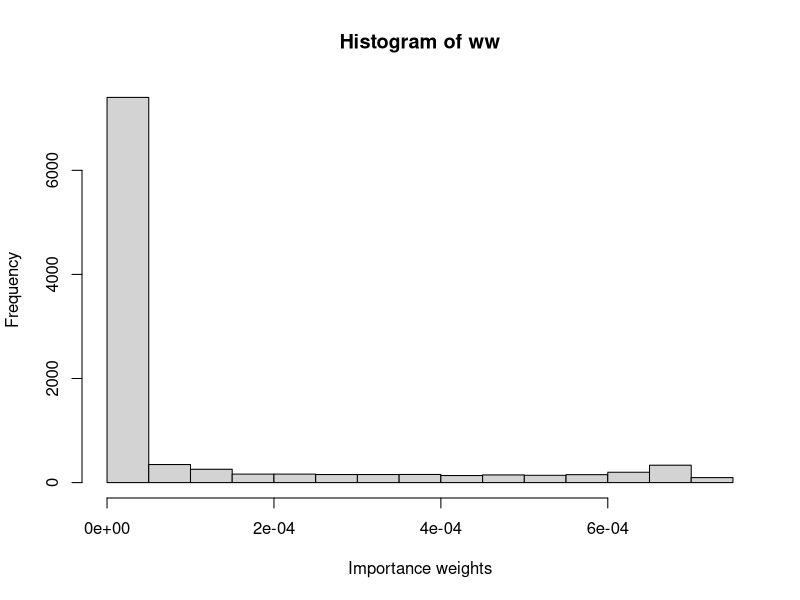
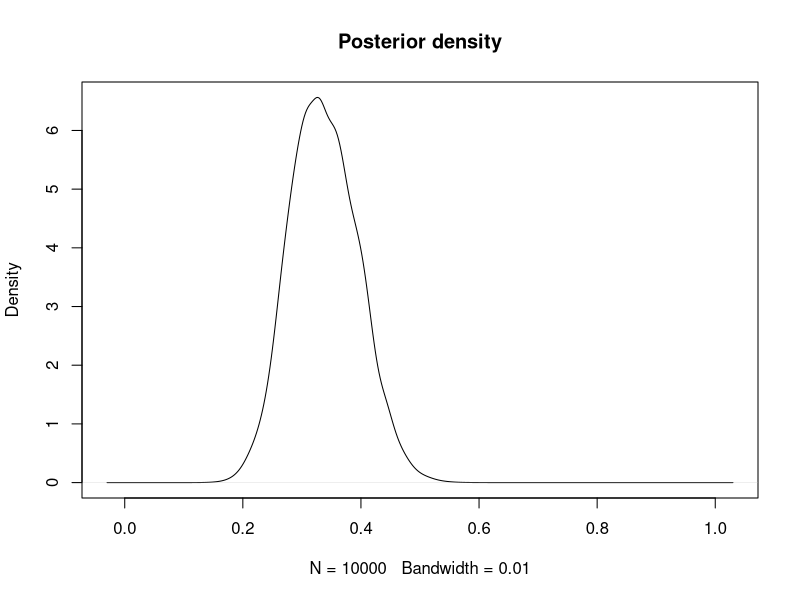
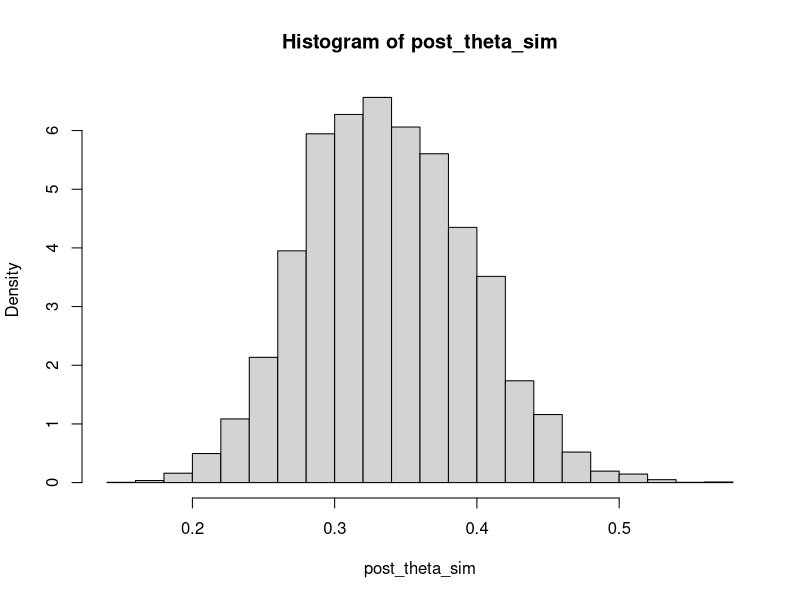
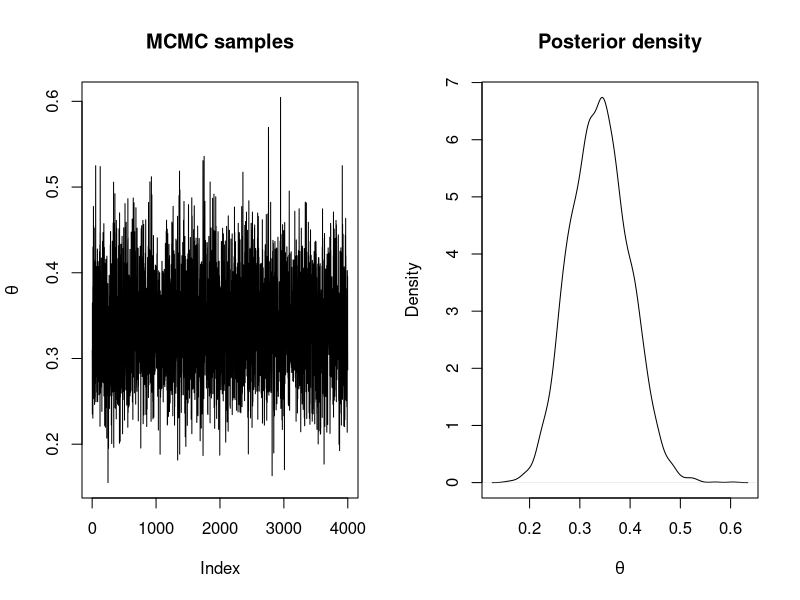
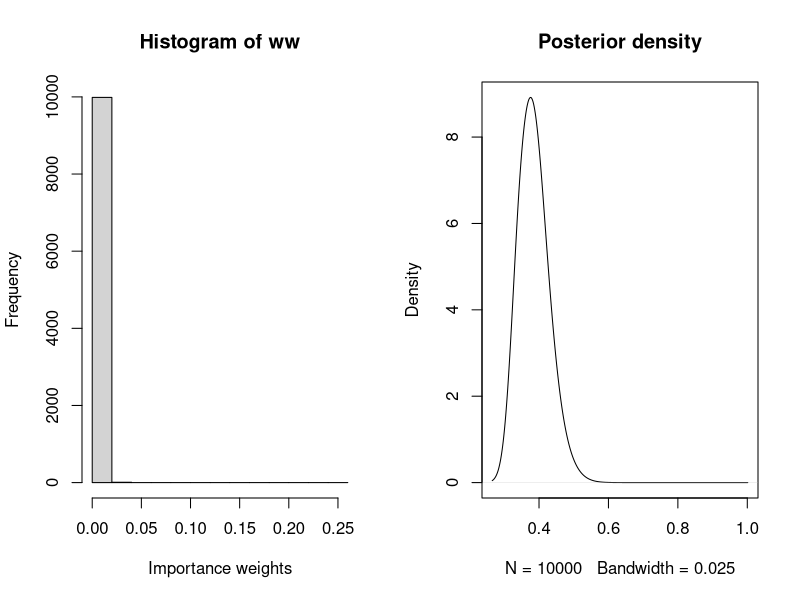
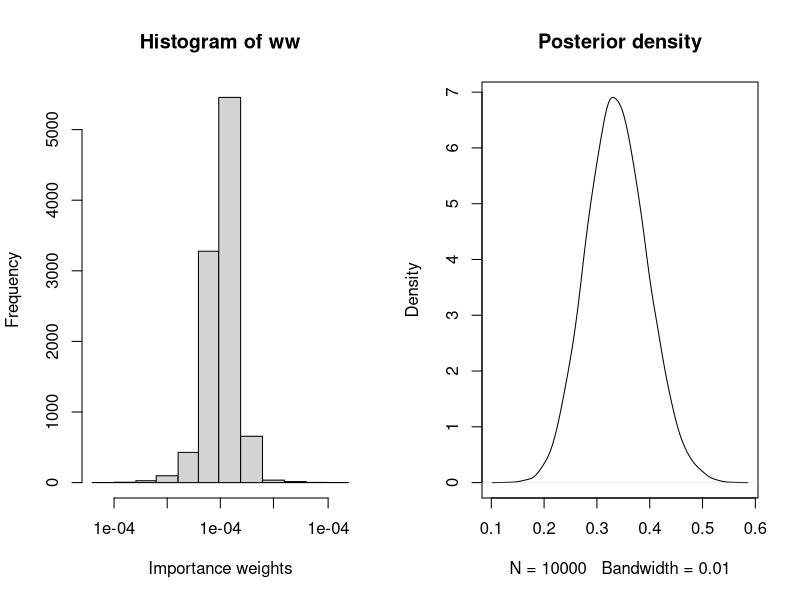
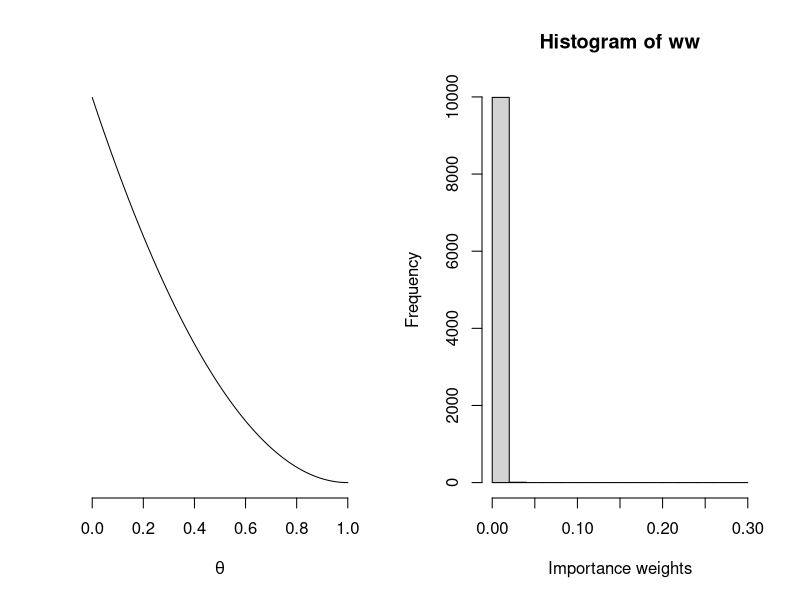
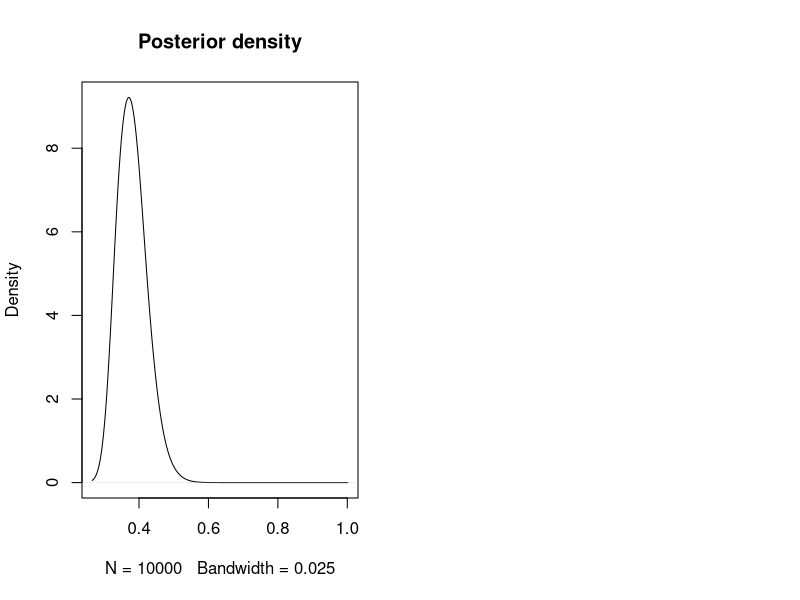

Here is the R script that generated these plots, in order:
## ---- chunk 1
mmdata <- data.frame(MMs = c(20, 22, 24), red = c(5, 8, 9))
## ---- chunk 2
n_simulations <- 10000
set.seed(12)
theta_sim <- runif(n_simulations)
## ---- chunk 3
# Log-Likelihood (for each value of theta_sim)
loglik_binom <- sapply(theta_sim, function(theta) {
  sum(dbinom(mmdata$red, mmdata$MMs, theta, log = TRUE))
})

# Log-weights: log-lik + log-prior - log-proposal_distribution
log_ww <- loglik_binom + dbeta(theta_sim, 1, 1, log = TRUE) - log(1)

# Re-scale weights to sum up to one
log_ww <- log_ww - max(log_ww)
ww <- exp(log_ww)
ww <- ww / sum(ww)

## ---- chunk 4
hist(ww, xlab = "Importance weights")
## ---- chunk 5
# Posterior mean
post_mean <- sum(theta_sim * ww)
post_mean 

# Posterior variance
post_var <- sum(theta_sim^2 * ww)- post_mean^2
post_var
## ---- chunk 6
plot(density(theta_sim, weights = ww, bw = 0.01),
     main = "Posterior density")
## ---- chunk 7
post_theta_sim <- sample(theta_sim, prob = ww, replace = TRUE)
hist(post_theta_sim, freq = FALSE)
## ---- chunk 8
# Proposal distribution: sampling
rq <- function() {
  runif(1)
}

# Proposal distribution: log-density
logdq <- function(x) {
  dunif(x, log = TRUE)
}

# Prior distribution: Beta(1, 1), log-density
logprior <- function(theta) {
  dbeta(theta, 1, 1, log = TRUE)
}

# Log-Likelihood
loglik <- function(y, theta, N) {
   res <- sum(dbinom(y, N, theta, log = TRUE)) 
}
## ---- chunk 9
# Number of iterations
n.iter <- 40500

# Simulations of the parameter
theta <- rep(NA, n.iter)

# Initial value
theta[1] <- 0.5

# Data
y <- mmdata$red
N <- mmdata$MMs

for(i in 2:n.iter) {
  new.theta <- rq()

  # Log-Acceptance probability
  logacc.prob <- loglik(y, new.theta, N) + logprior(new.theta) + logdq(theta[i - 1])
  logacc.prob <- logacc.prob - loglik(y, theta[i - 1], N) - logprior(theta[i - 1]) - 
    logdq(new.theta)
  logacc.prob <- min(0, logacc.prob) # Note that 0 = log(1)

  if(log(runif(1)) < logacc.prob) {
    # Accept
    theta[i] <- new.theta
  } else {
    # Reject
    theta[i] <- theta[i - 1]
  }
}
## ---- chunk 10
# Remove burn-in
theta <- theta[-c(1:500)]

# Thinning
theta <- theta[seq(1, length(theta), by = 10)]

# Summary statistics
summary(theta)

par(mfrow = c(1, 2))
plot(theta, type = "l", main = "MCMC samples", ylab = expression(theta))
plot(density(theta), main = "Posterior density", xlab = expression(theta))
## ---- chunk 11
    ESS <- function(ww){
      (sum(ww)^2)/sum(ww^2)
    }
    ESS(ww)
    n_simulations
## ---- chunk 12
    n_simulations <- 10000
    set.seed(12)
    theta_sim <- rbeta(n_simulations, 20, 10)
    loglik_binom <- sapply(theta_sim, function(theta) {
      sum(dbinom(mmdata$red, mmdata$MMs, theta, log = TRUE))
    })
    log_ww <- loglik_binom + dbeta(theta_sim, 1, 1, log = TRUE) - dbeta(theta_sim, 20, 10, log = TRUE)
    log_ww <- log_ww - max(log_ww)
    ww <- exp(log_ww)
    ww <- ww / sum(ww)
## ---- chunk 13
    hist(ww, xlab = "Importance weights")
## ---- chunk 14
    (post_mean <- sum(theta_sim * ww))
    (post_var <- sum(theta_sim^2 * ww)- post_mean^2)
## ---- chunk 15
    plot(density(theta_sim, weights = ww, bw = 0.025), main = "Posterior density")
## ---- chunk 16
    ESS(ww)
    n_simulations
## ---- chunk 17
    n_simulations <- 10000
    set.seed(12)
    theta_sim <- rbeta(n_simulations, sum(mmdata$red) + 1, sum(mmdata$MMs) -sum(mmdata$red) + 1)
    loglik_binom <- sapply(theta_sim, function(theta) {
      sum(dbinom(mmdata$red, mmdata$MMs, theta, log = TRUE))
    })
    log_ww <- loglik_binom + dbeta(theta_sim, 1, 1, log = TRUE) - dbeta(theta_sim, sum(mmdata$red) + 1, sum(mmdata$MMs) -sum(mmdata$red) + 1, log = TRUE)
    log_ww <- log_ww - max(log_ww)
    ww <- exp(log_ww)
    ww <- ww / sum(ww)
## ---- chunk 18
    hist(ww, xlab = "Importance weights")
## ---- chunk 19
    (post_mean <- sum(theta_sim * ww))
    (post_var <- sum(theta_sim^2 * ww)- post_mean^2)
## ---- chunk 20
    plot(density(theta_sim, weights = ww, bw = 0.01), main = "Posterior density")
## ---- chunk 21
    ESS(ww)
    n_simulations
## ---- chunk 22
curve((1-x)^2, xlab = expression(theta), ylab = NA, yaxt = 'n', bty = 'n')
## ---- chunk 23
    n_simulations <- 10000
    set.seed(12)
    theta_sim <- rbeta(n_simulations,20,10)
    loglik_binom <- sapply(theta_sim, function(theta) {
      sum(dbinom(mmdata$red, mmdata$MMs, theta, log = TRUE))
    })
    log_ww <- loglik_binom + 2*log(1-theta_sim) - dbeta(theta_sim, 20, 10, log = TRUE)
    log_ww <- log_ww - max(log_ww)
    ww <- exp(log_ww)
    ww <- ww / sum(ww)
## ---- chunk 24
    hist(ww, xlab = "Importance weights")
## ---- chunk 25
    (post_mean <- sum(theta_sim * ww))
    (post_var <- sum(theta_sim^2 * ww)- post_mean^2)
## ---- chunk 26
    plot(density(theta_sim, weights = ww, bw = 0.025), main = "Posterior density")
## ---- chunk 27
    # Proposal distribution: sampling
    rq <- function() {
      runif(1)
    }

    # Proposal distribution: log-density
    logdq <- function(x) {
      dunif(x, log = TRUE)
    }

    # Prior distribution: (1-theta)^2, log-density
    logprior <- function(theta) {
      2*log(1-theta)
    }

    # Log-Likelihood
    loglik <- function(y, theta, N) {
    res <- sum(dbinom(y, N, theta, log = TRUE))
    }
## ---- chunk 28
    # Number of iterations
    n.iter <- 40500

    # Simulations of the parameter
    theta <- rep(NA, n.iter)

    # Initial value
    theta[1] <- 0.5

    # Data
    y <- mmdata$red
    N <- mmdata$MMs

    for(i in 2:n.iter) {
      new.theta <- rq()

      # Log-Acceptance probability
      logacc.prob <- loglik(y, new.theta, N) + logprior(new.theta) + logdq(theta[i - 1])
      logacc.prob <- logacc.prob - loglik(y, theta[i - 1], N) - logprior(theta[i - 1]) - 
      logdq(new.theta)
      logacc.prob <- min(0, logacc.prob) # Note that 0 = log(1)

      if(log(runif(1)) < logacc.prob) {
        # Accept
        theta[i] <- new.theta
      } else {
        # Reject
        theta[i] <- theta[i - 1]
      }
    }
## ---- chunk 29
    # Remove burn-in
    theta <- theta[-c(1:500)]

    # Thinning
    theta <- theta[seq(1, length(theta), by = 10)]

    # Summary statistics
    summary(theta)
## ---- chunk 30
    par(mfrow = c(1, 2))
    plot(theta, type = "l", main = "MCMC samples", ylab = expression(theta))
    plot(density(theta), main = "Posterior density", xlab = expression(theta))
## ---- chunk 31
GoTdata <- data.frame(Us = c(25, 29, 27, 27, 25, 27, 22, 26, 27, 29, 23,
                          28, 25, 24, 22, 25, 23, 29, 23, 28, 21, 29,
                          28, 23, 28))
y <- GoTdata$Us
## ---- chunk 32
n_simulations <- 10000
set.seed(1)
lambda_sim <- rlnorm(n_simulations, 3, 0.5)
## ---- chunk 33
# Log-Likelihood (for each value of lambda_sim)
loglik_pois <- sapply(lambda_sim, function(LAMBDA) {
  sum(dpois(GoTdata$Us, LAMBDA, log = TRUE))
})

# Log-weights: log-lik + log-prior - log-proposal_distribution
log_ww <- loglik_pois + dgamma(lambda_sim, 0.01, 0.01, log = TRUE) - dlnorm(lambda_sim, 3, 0.5, log = TRUE)

# Re-scale weights to sum up to one
log_ww <- log_ww - max(log_ww)
ww <- exp(log_ww)
ww <- ww / sum(ww)

## ---- chunk 34
hist(ww, xlab = "Importance weights")
## ---- chunk 35
# Posterior mean
(post_mean <- sum(lambda_sim * ww))

# Posterior variance
(post_var <- sum(lambda_sim^2 * ww)- post_mean^2)
## ---- chunk 36
plot(density(lambda_sim, weights = ww, bw = 0.5) , main = "Posterior density", xlim = c(10,40))
## ---- chunk 37
post_lambda_sim <- sample(lambda_sim, prob = ww, replace = TRUE)
hist(post_lambda_sim, freq = FALSE)
## ---- chunk 38
# Proposal distribution: sampling
rq <- function(lambda) {
  rlnorm(1, meanlog = log(lambda), sdlog = sqrt(1 / 100))
}

# Proposal distribution: log-density
logdq <- function(new.lambda, lambda) {
  dlnorm(new.lambda, meanlog = log(lambda), sdlog = sqrt(1 / 100), log = TRUE)
}

# Prior distribution: Ga(0.01, 0.01)
logprior <- function(lambda) {
  dgamma(lambda, 0.01, 0.01, log = TRUE)
}

# LogLikelihood
loglik <- function(y, lambda) {
   res <- sum(dpois(y, lambda, log = TRUE)) 
}
## ---- chunk 39
# Number of iterations
n.iter <- 40500

# Simulations of the parameter
lambda <- rep(NA, n.iter)

# Initial value
lambda[1] <- 30

for(i in 2:n.iter) {
  new.lambda <- rq(lambda[i - 1])
  
  # Log-Acceptance probability
  logacc.prob <- loglik(y, new.lambda) + logprior(new.lambda) +
    logdq(lambda[i - 1], new.lambda)
  logacc.prob <- logacc.prob - loglik(y, lambda[i - 1]) - logprior(lambda[i - 1]) - 
    logdq(new.lambda, lambda[i - 1])
  logacc.prob <- min(0, logacc.prob)#0 = log(1)
  
  if(log(runif(1)) < logacc.prob) {
    # Accept
    lambda[i] <- new.lambda
  } else {
    # Reject
    lambda[i] <- lambda[i - 1]
  }
}
## ---- chunk 40
# Remove burn-in
lambda <- lambda[-c(1:500)]

# Thinning
lambda <- lambda[seq(1, length(lambda), by = 10)]

# Summary statistics
summary(lambda)

par(mfrow = c(1, 2))
plot(lambda, type = "l", main = "MCMC samples", ylab = expression(lambda))
plot(density(lambda), main = "Posterior density", xlab = expression(lambda))
## ---- chunk 41
    ESS(ww)
    n_simulations
## ---- chunk 42
    n_simulations <- 10000
    set.seed(12)
    lambda_sim <- rgamma(n_simulations,5,0.1)
    loglik_pois <- sapply(lambda_sim, function(LAMBDA) {
      sum(dpois(GoTdata$Us, LAMBDA, log = TRUE))
    })
    log_ww <- loglik_pois + dgamma(lambda_sim, 0.01, 0.01, log = TRUE) - dgamma(lambda_sim, 5, 0.1, log=TRUE)
    log_ww <- log_ww - max(log_ww)
    ww <- exp(log_ww)
    ww <- ww / sum(ww)
## ---- chunk 43
    hist(ww, xlab = "Importance weights")
## ---- chunk 44
    post_mean <- sum(lambda_sim * ww)
    post_mean
    post_var <- sum(lambda_sim^2 * ww)- post_mean^2
    post_var
## ---- chunk 45
    plot(density(lambda_sim, weights = ww, bw = 0.5), main = "Posterior density", xlim = c(10,40))
## ---- chunk 46
    ESS(ww)
    n_simulations
## ---- chunk 47
    n_simulations <- 10000
    set.seed(12)
    lambda_sim <- rgamma(n_simulations, sum(GoTdata$Us) + 0.01, length(GoTdata$Us) + 0.01)
    loglik_pois <- sapply(lambda_sim, function(LAMBDA) {
      sum(dpois(GoTdata$Us, LAMBDA, log = TRUE))
    })
    log_ww <- loglik_pois + dgamma(lambda_sim, 0.01, 0.01, log = TRUE) - dgamma(lambda_sim, sum(GoTdata$Us) + 0.01, length(GoTdata$Us) + 0.01, log=TRUE)
    log_ww <- log_ww - max(log_ww)
    ww <- exp(log_ww)
    ww <- ww / sum(ww)
## ---- chunk 48
    hist(ww, xlab = "Importance weights")
## ---- chunk 49
    (post_mean <- sum(lambda_sim * ww))
    (post_var <- sum(lambda_sim^2 * ww)- post_mean^2)
## ---- chunk 50
    plot(density(lambda_sim, weights = ww, bw = 0.5) , main = "Posterior density")
## ---- chunk 51
    ESS(ww)
    n_simulations
## ---- chunk 52
curve(
  dlnorm(x, 4, 1),
  xlim = c(0, 600), n = 1e3,
  xlab = expression(lambda), ylab = NA,
  yaxt = 'n', bty = 'n'
)
## ---- chunk 53
    n_simulations <- 10000
    set.seed(1)
    lambda_sim <- rlnorm(n_simulations, 3, 0.5)
## ---- chunk 54
    # Log-Likelihood (for each value of lambda_sim)
    loglik_pois <- sapply(lambda_sim, function(LAMBDA) {
      sum(dpois(GoTdata$Us, LAMBDA, log = TRUE))
    })

    # Log-weights: log-lik + log-prior - log-proposal_distribution
    log_ww <- loglik_pois + dlnorm(lambda_sim, 4, 1, log = TRUE) - dlnorm(lambda_sim, 3, 0.5, log = TRUE)

    # Re-scale weights to sum up to one
    log_ww <- log_ww - max(log_ww)
    ww <- exp(log_ww)
    ww <- ww / sum(ww)
## ---- chunk 55
    hist(ww, xlab = "Importance weights")
## ---- chunk 56
    # Posterior mean
    (post_mean <- sum(lambda_sim * ww))
    # Posterior variance
    (post_var <- sum(lambda_sim^2 * ww)- post_mean^2)
## ---- chunk 57
    plot(density(lambda_sim, weights = ww, bw = 0.5) , main = "Posterior density", xlim = c(10,40))
## ---- chunk 58
    ESS <- function(ww){
      (sum(ww)^2)/sum(ww^2)
    }
    ESS(ww)
    n_simulations
## ---- chunk 59
    # Proposal distribution: sampling
    rq <- function(lambda) {
      rlnorm(1, meanlog = log(lambda), sdlog = sqrt(1 / 100))
    }

    # Proposal distribution: log-density
    logdq <- function(new.lambda, lambda) {
      dlnorm(new.lambda, meanlog = log(lambda), sdlog = sqrt(1 / 100), log = TRUE)
    }

    # Prior distribution: Log Normal(4,1)
    logprior <- function(lambda) {
      dlnorm(lambda_sim, 4, 1, log = TRUE)
    }

    # LogLikelihood
    loglik <- function(y, lambda) {
      res <- sum(dpois(y, lambda, log = TRUE)) 
    }
## ---- chunk 60
    # Number of iterations
    n.iter <- 40500

    # Simulations of the parameter
    lambda <- rep(NA, n.iter)

    # Initial value
    lambda[1] <- 30

    for(i in 2:n.iter) {
      new.lambda <- rq(lambda[i - 1])
  
      # Log-Acceptance probability
      logacc.prob <- loglik(y, new.lambda) + logprior(new.lambda) +
        logdq(lambda[i - 1], new.lambda)
      logacc.prob <- logacc.prob - loglik(y, lambda[i - 1]) - logprior(lambda[i - 1]) - logdq(new.lambda, lambda[i - 1])
      logacc.prob <- min(0, logacc.prob)#0 = log(1)
  
      if(log(runif(1)) < logacc.prob) {
        # Accept
        lambda[i] <- new.lambda
      } else {
        # Reject
        lambda[i] <- lambda[i - 1]
      }
    }
## ---- chunk 61
    # Remove burn-in
    lambda <- lambda[-c(1:500)]

    # Thinning
    lambda <- lambda[seq(1, length(lambda), by = 10)]

    # Summary statistics
    summary(lambda)
## ---- chunk 62
    par(mfrow = c(1, 2))
    plot(lambda, type = "l", main = "MCMC samples", ylab = expression(lambda))
    plot(density(lambda), main = "Posterior density", xlab = expression(lambda))
## ---- chunk 63
# Read in data
BOD <- c(200,180,135,120,110,120,95,168,180,195,158,145,140,145,165,187,
         190,157,90,235,200,55,87,97,95)
mayfly.length <- c(20,21,22,23,21,20,19,16,15,14,21,21,21,20,19,18,17,19,21,13,
            16,25,24,23,22)
# Create data frame for the Gibbs Sampling, needs x and y
Data <- data.frame(x=BOD,y=mayfly.length)
## ---- chunk 64
# Function to update tau, the precision
sample_tau <- function(data, beta0, beta1, alphatau, betatau) {
  rgamma(1,
    shape = alphatau+ nrow(data) / 2,
    rate = betatau+ 0.5 * sum((data$y - (beta0 + data$x*beta1))^2)
  )
}

# Function to update beta0, the regression intercept
sample_beta0 <- function(data, beta1, tau, mu0, tau0) {
  prec <- tau0 + tau * nrow(data)
  mean <- (tau0*mu0 + tau * sum(data$y - data$x*beta1)) / prec
  rnorm(1, mean = mean, sd = 1 / sqrt(prec))
}

# Function to update beta1, the regression slope
sample_beta1 <- function(data, beta0, tau, mu1, tau1) {
  prec <- tau1 + tau * sum(data$x * data$x)
  mean <- (tau1*mu1 + tau * sum((data$y - beta0) * data$x)) / prec
  rnorm(1, mean = mean, sd = 1 / sqrt(prec))
}

# Function to run the Gibbs Sampling, where you specify the number of
# simulations `m`, the starting values for each of the three regression
# parameters (`tau_start` etc), and the parameters for the prior
# distributions of tau, beta0 and beta1
gibbs_sample <- function(data,
                         tau_start,
                         beta0_start,
                         beta1_start,
                         m,
                         alpha_tau,
                         beta_tau,
                         mu_beta0,
                         tau_beta0,
                         mu_beta1,
                         tau_beta1) {
  tau <- numeric(m)
  beta0 <- numeric(m)
  beta1 <- numeric(m)
  tau[1] <- tau_start
  beta0[1] <- beta0_start
  beta1[1] <- beta1_start
  
  for (i in 2:m) {
    tau[i] <-
      sample_tau(data, beta0[i-1], beta1[i-1], alpha_tau, beta_tau)
    beta0[i] <-
      sample_beta0(data, beta1[i-1], tau[i], mu_beta0, tau_beta0)
    beta1[i] <-
	sample_beta1(data, beta0[i], tau[i], mu_beta1, tau_beta1)
  }
  
  Iteration <- 1:m
  data.frame(Iteration,beta0,beta1,tau)
}
## ---- chunk 65
    # Scatterplot
    plot(BOD,mayfly.length)
    # Correlation with hypothesis test
    cor.test(BOD,mayfly.length)
## ---- chunk 66
    # Linear Regression using lm()
    linreg <- lm(mayfly.length ~ BOD, data = Data)
    summary(linreg)
## ---- chunk 67
    # Bayesian Linear Regression using a Gibbs Sampler
    
    # Set the number of iterations of the Gibbs Sampler - including how many to
    # discard as the burn-in
    m.burnin <- 500
    m.keep <- 1000
    m <- m.burnin + m.keep
    
    # Obtain the samples
    results1 <- gibbs_sample(Data,1,1,1,m,1,1,0,0.0001,0,0.0001)
    # Remove the burn-in
    results1 <- results1[-(1:m.burnin),]
    # Add variance and standard deviation columns
    results1$Variance <- 1/results1$tau
    results1$StdDev <- sqrt(results1$Variance)
    # Estimates are the column means
    apply(results1[,-1],2,mean)
    # Also look at uncertainty
    apply(results1[,-1],2,sd)
    apply(results1[,-1],2,quantile,probs=c(0.025,0.975))
    
    # Kernel density plots for beta0, beta1 and the residual stanard deviation
    plot(density(results1$beta0, bw = 0.5),
         main = "Posterior density for beta0")
    plot(density(results1$beta1, bw = 0.25),
         main = "Posterior density for beta1")
    plot(density(results1$StdDev, bw = 0.075),
         main = "Posterior density for StdDev")
## ---- chunk 68
    # Plot sampled series
    ts.plot(results1$beta0,ylab="beta0",xlab="Iteration")
    ts.plot(results1$beta1,ylab="beta1",xlab="Iteration")
    ts.plot(results1$StdDev,ylab="sigma",xlab="Iteration")
## ---- chunk 69
    # Mean-centre the x covariate
    DataC <- Data
    meanx <- mean(DataC$x)
    DataC$x <- DataC$x - meanx
    
    # Bayesian Linear Regression using a Gibbs Sampler
    
    # Set the number of iterations of the Gibbs Sampler - including how many to
    # discard as the burn-in
    m.burnin <- 500
    m.keep <- 1000
    m <- m.burnin + m.keep
    
    # Obtain the samples
    results2 <- gibbs_sample(DataC, 1, 1, 1, m, 1, 1, 0, 0.0001, 0, 0.0001)
    # Remove the burn-in
    results2 <- results2[-(1:m.burnin), ]
    
    # Correct the effect of the mean-centering on the intercept
    results2$beta0 <- results2$beta0 - meanx * results2$beta1
    
    # Add variance and standard deviation columns
    results2$Variance <- 1 / results2$tau
    results2$StdDev <- sqrt(results2$Variance)
    # Estimates are the column means
    apply(results2[, -1], 2, mean)
    # Also look at uncertainty
    apply(results2[, -1], 2, sd)
    apply(results2[, -1], 2, quantile, probs = c(0.025, 0.975))
    
    # Kernel density plots for beta0, beta1 and the residual standard
    # deviation
    plot(density(results2$beta0, bw = 0.5),
         main = "Posterior density for beta0")
    plot(density(results2$beta1, bw = 0.25),
         main = "Posterior density for beta1")
    plot(density(results2$StdDev, bw = 0.075),
         main = "Posterior density for StdDev")
    
    # Plot sampled series
    ts.plot(results2$beta0, ylab = "beta0", xlab = "Iteration")
    ts.plot(results2$beta1, ylab = "beta1", xlab = "Iteration")
    ts.plot(results2$StdDev, ylab = "sigma", xlab = "Iteration")
